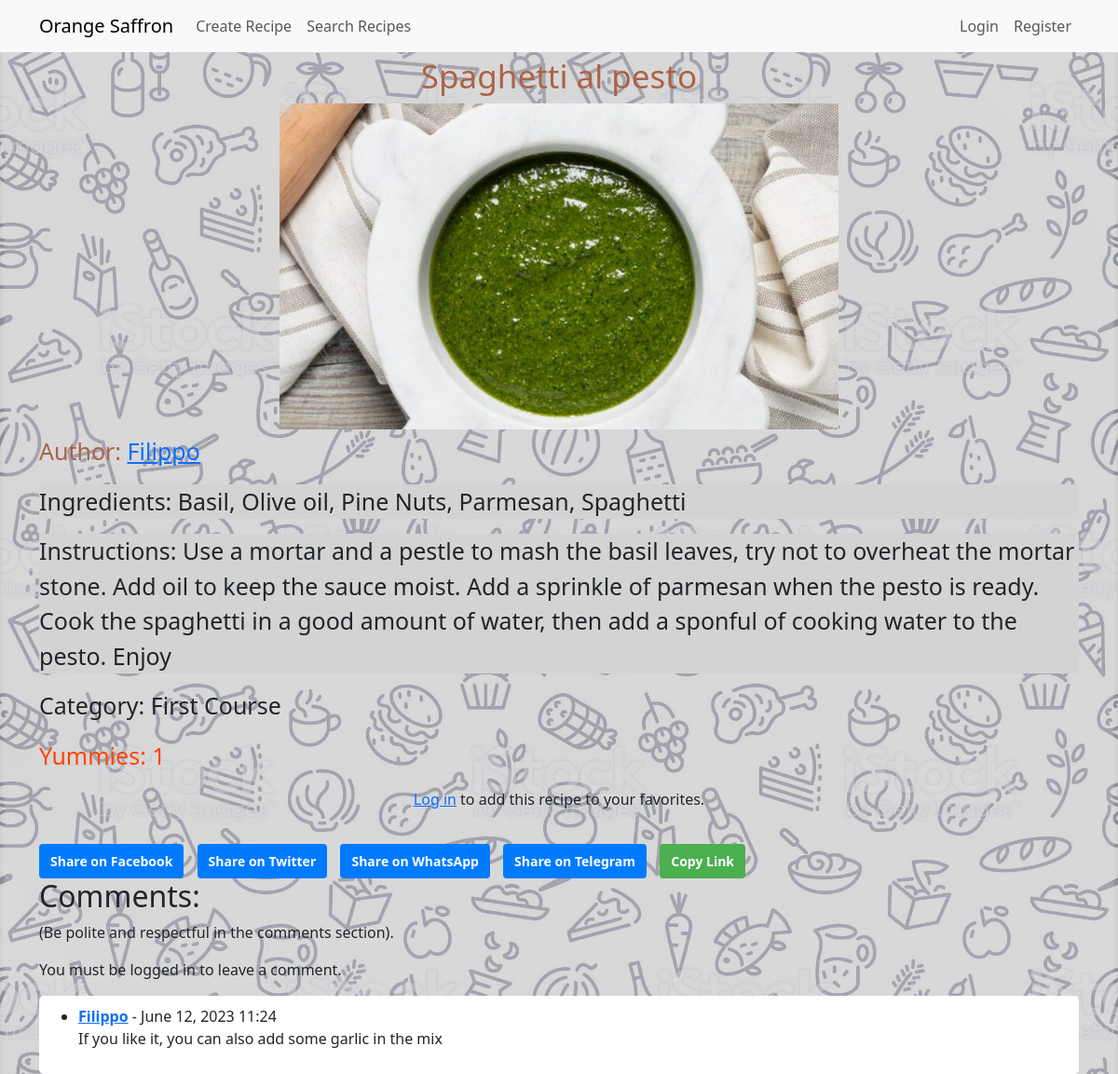
The page /recipe/23/ on the database its author committed.
### recipes/models.py (models this page shows, shortened)
class Recipe(models.Model):
    title = models.CharField(max_length=200)
    author = models.ForeignKey(User, on_delete=models.CASCADE)
    ingredients = models.TextField()
    instructions = models.TextField()
    category = models.ForeignKey(Category, on_delete=models.CASCADE, null=True)
    created_at = models.DateTimeField(auto_now_add=True)
    updated_at = models.DateTimeField(auto_now=True)
    yummy_count = models.PositiveIntegerField(default=0)

class Photo(models.Model):
    recipe = models.ForeignKey(Recipe, on_delete=models.CASCADE)
    image = models.ImageField(upload_to='recipe_photos')
    created_at = models.DateTimeField(auto_now_add=True)
    class Meta:
        ordering = ['-created_at']

class Category(models.Model):
    name = models.CharField(max_length=100, unique=True)
    description = models.TextField(blank=True)

class Comment(models.Model):
    recipe = models.ForeignKey(Recipe, on_delete=models.CASCADE)
    user = models.ForeignKey(User, on_delete=models.CASCADE)
    content = models.TextField()
    created_at = models.DateTimeField(auto_now_add=True)

### recipes/views.py (the view)
# urls.py: path('recipe/<int:recipe_id>/', views.recipe_detail, name='recipe_detail'),
def recipe_detail(request, recipe_id):
    recipe = Recipe.objects.get(pk=recipe_id)
    is_favorite = False
    if request.user.is_authenticated:
        is_favorite = Favorite.objects.filter(user=request.user, recipe=recipe).exists()
    if request.method == 'POST':
        if request.user.is_authenticated:
            comment_content = request.POST.get('comment', '')
            if comment_content.strip():
                Comment.objects.create(recipe=recipe, user=request.user, content=comment_content)
    yummy_count = Yummy.objects.filter(recipe=recipe).count()
    is_liked = False
    if request.user.is_authenticated:
        is_liked = Yummy.objects.filter(user=request.user, recipe=recipe).exists()
    if request.method == 'POST' and request.user.is_authenticated:
        if is_liked:
            Yummy.objects.filter(user=request.user, recipe=recipe).delete()
        else:
            Yummy.objects.create(user=request.user, recipe=recipe)
        yummy_count = Yummy.objects.filter(recipe=recipe).count()
    comments = Comment.objects.filter(recipe=recipe).order_by('-created_at')
    photos = Photo.objects.filter(recipe=recipe)
    return render(request, 'recipe_detail.html', {
        'recipe': recipe,
        'is_favorite': is_favorite,
        'is_liked': is_liked,
        'comments': comments,
        'yummy_count': yummy_count,
        'photos': photos,
    })

### templates/recipe_detail.html (shortened to what this page needs)
{% extends 'base.html' %}
{% block content %}
  <h2 id="recipe-title">{{ recipe.title }}</h2>
    <div class="photogallery">
    {% for photo in photos %}
        <img src="{{ photo.image.url }}" alt="Recipe Photo" class="recipe-photo">
    {% empty %}
        <p>(No photo available)</p>
    {% endfor %}
</div>
  <p id="author">Author: <a href="{% url 'profile' recipe.author.id %}" id="author-link">{{ recipe.author }}</a></p>
  <p id="ingredients">Ingredients: {{ recipe.ingredients }}</p>
  <p id="instructions">Instructions: {{ recipe.instructions }}</p>
  <p id="category">Category: {{recipe.category.name}}</p>
  <p id="yummies">Yummies: {{ yummy_count }}</p>
<div id="button-group">
{% if user.is_authenticated %}
  {% if is_favorite %}
    <form action="{% url 'remove_from_favorites' recipe_id=recipe.pk %}" method="post">
      {% csrf_token %}
      <button type="submit">Remove from Favorites</button>
    </form>
  {% else %}
    <form action="{% url 'add_to_favorites' recipe_id=recipe.pk %}" method="post">
      {% csrf_token %}
      <button type="submit">Add to Favorites</button>
    </form>
  {% endif %}
{% else %}
  <p><a href="{% url 'login' %}">Log in</a> to add this recipe to your favorites.</p>
{% endif %}
</div>
<div class="share-buttons">
    <a href="https://www.facebook.com/sharer/sharer.php?u={{ request.build_absolute_uri }}">
      Share on Facebook
    </a>
    <a href="https://twitter.com/intent/tweet?url={{ request.build_absolute_uri }}">
      Share on Twitter
    </a>
    <a href="whatsapp://send?text={{ request.build_absolute_uri }}">
      Share on WhatsApp
    </a>
    <a href="https://telegram.me/share/url?url={{ request.build_absolute_uri }}">
      Share on Telegram
    </a>
    <button onclick="copyToClipboard('{{ request.build_absolute_uri }}')">
      Copy Link
    </button>
</div>
<h2>Comments:</h2>
<p> (Be polite and respectful in the comments section).</p>
{% if request.user.is_authenticated %}
<form method="post">
  {% csrf_token %}
  <textarea name="comment" placeholder="Leave a comment!"></textarea>
    <br>
  <button type="submit">Submit</button>
</form>
{% else %}
<p>You must be logged in to leave a comment.</p>
{% endif %}
<div class="comment-box">
  {% if comments %}
    <ul>
      {% for comment in comments %}
        <li>
          <strong><a href="{% url 'profile' comment.user.id %}">{{ comment.user.username }}</a></strong> - {{ comment.created_at|date:"F d, Y H:i" }}<br>
          {{ comment.content }}
        </li>
      {% endfor %}
    </ul>
  {% else %}
    <p>No comments yet.</p>
  {% endif %}
</div>
{% endblock %}

### templates/base.html (shortened to what this page needs)
<!DOCTYPE html>
{% load static %}
<html lang="en">
<head>
    <link rel="stylesheet" href="https://cdn.jsdelivr.net/npm/bootstrap@5.3.0/dist/css/bootstrap.min.css">
    <link rel="stylesheet"  href="{% static 'style.css' %}">
    <link rel="stylesheet"  href="{% static 'profile.css' %}">
</head>
<body>
    <header>
        <nav class="navbar navbar-expand-lg navbar-light bg-light">
            <div class="container">
                <a class="navbar-brand" href="{% url 'home' %}">Orange Saffron</a>
                <div class="collapse navbar-collapse" id="navbarNav">
                    <ul class="navbar-nav">
                        <li class="nav-item">
                            <a class="nav-link" href="{% url 'create_recipe' %}">Create Recipe</a>
                        </li>
                        <li class="nav-item">
                            <a class="nav-link" href="{% url 'recipe_search' %}">Search Recipes</a>
                        </li>
                    </ul>
                    <ul class="navbar-nav ms-auto">
                        {% if user.is_authenticated %}
                            <li class="nav-item">
                                <a class="nav-link" href="{% url 'profile' user.id %}">My Profile</a>
                            </li>
                            <li class="nav-item">
                                <a class="nav-link" href="{% url 'my_favorites' %}">My Favorites</a>
                            </li>
                            <li class="nav-item">
                                <a class="nav-link" href="{% url 'followed_users' %}">Followed Users</a>
                            <li class="nav-item">
                                <a class="nav-link" href="{% url 'logout' %}">Logout</a>
                            </li>
                        {% else %}
                            <li class="nav-item">
                                <a class="nav-link" href="{% url 'login' %}">Login</a>
                            </li>
                            <li class="nav-item">
                                <a class="nav-link" href="{% url 'register' %}">Register</a>
                            </li>
                        {% endif %}
                    </ul>
                </div>
            </div>
        </nav>
    </header>
    <div class="container">
        {% block content %}
        {% endblock %}
    </div>
</body>
</html>

### static/style.css (style rules this page uses)
body { background-image: url("images/background.jpg"); background-repeat: no-repeat; background-size: cover; }
#recipe-title { font-size: 35px; text-align: center; padding-top: 5px; color: #ad6245; }
#author { font-size: 25px; padding-top: 5px; color: #ad6245; }
#ingredients, #instructions { font-size: 25px; background-color: lightgray; }
#category { font-size: 25px; }
#yummies { font-size: 25px; color: orangered; }
#button-group { display: flex; gap: 10px; justify-content: center; align-items: center; }
.share-buttons { margin-top: 20px; }
.share-buttons a, .share-buttons button { display: inline-block; margin-right: 10px; padding: 8px 12px; border: none; border-radius: 4px; font-size: 14px; font-weight: bold; text-decoration: none; color: #ffffff; background-color: #007bff; cursor: pointer; }
.share-buttons button { background-color: #4caf50; }
.photogallery { display: flex; justify-content: center; align-items: center; }
.recipe-photo { width: 600px; height: 350px; object-fit: cover; }
.comment-box { background-color: white; padding: 10px; border-radius: 5px; }

### rows shown on the page
Recipe: title "Spaghetti al pesto", author "Filippo", ingredients "Basil, Olive oil, Pine Nuts, Parmesan, Spaghetti", instructions "Use a mortar and a pestle to mash the basil leaves, try not to overheat the mortar stone. Add oil to keep the sauce moist. Add a sprinkle of parmesan when the pesto is ready. Cook the spaghetti in a good amount of water, then add a sponful of cooking water to the pesto. Enjoy", category.name "First Course"
Photo: image (picture)
Comment: user.username "Filippo", created_at "June 12, 2023 11:24", content "If you like it, you can also add some garlic in the mix"

### other values the page prints
{{ yummy_count }} "1"
